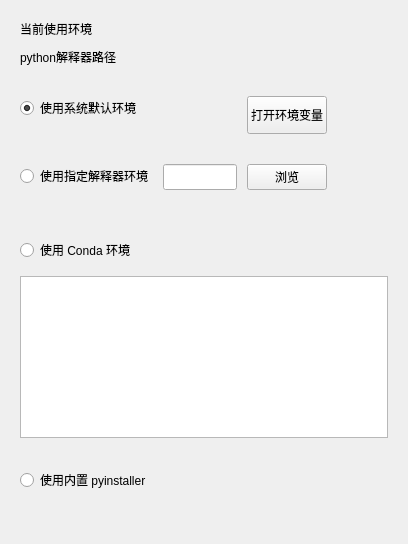
             <widget class="QWidget" name="tab_env">
              <attribute name="title">
               <string>运行环境</string>
              </attribute>
              <layout class="QVBoxLayout" name="verticalLayout_5">
               <property name="spacing">
                <number>10</number>
               </property>
               <property name="leftMargin">
                <number>10</number>
               </property>
               <property name="topMargin">
                <number>10</number>
               </property>
               <property name="rightMargin">
                <number>10</number>
               </property>
               <property name="bottomMargin">
                <number>10</number>
               </property>
               <item>
                <widget class="QWidget" name="wdg_currnt_env" native="true">
                 <property name="sizePolicy">
                  <sizepolicy hsizetype="Expanding" vsizetype="Expanding">
                   <horstretch>0</horstretch>
                   <verstretch>10</verstretch>
                  </sizepolicy>
                 </property>
                 <property name="wdg_group" stdset="0">
                  <string>area_widget</string>
                 </property>
                 <layout class="QHBoxLayout" name="horizontalLayout_20">
                  <property name="spacing">
                   <number>10</number>
                  </property>
                  <property name="leftMargin">
                   <number>10</number>
                  </property>
                  <property name="topMargin">
                   <number>10</number>
                  </property>
                  <property name="rightMargin">
                   <number>10</number>
                  </property>
                  <property name="bottomMargin">
                   <number>10</number>
                  </property>
                  <item>
                   <widget class="QWidget" name="widget_26" native="true">
                    <property name="sizePolicy">
                     <sizepolicy hsizetype="Expanding" vsizetype="Expanding">
                      <horstretch>100</horstretch>
                      <verstretch>0</verstretch>
                     </sizepolicy>
                    </property>
                    <layout class="QVBoxLayout" name="verticalLayout_12">
                     <property name="spacing">
                      <number>10</number>
                     </property>
                     <property name="leftMargin">
                      <number>0</number>
                     </property>
                     <property name="topMargin">
                      <number>0</number>
                     </property>
                     <property name="rightMargin">
                      <number>0</number>
                     </property>
                     <property name="bottomMargin">
                      <number>0</number>
                     </property>
                     <item>
                      <widget class="QWidget" name="widget_48" native="true">
                       <property name="sizePolicy">
                        <sizepolicy hsizetype="Expanding" vsizetype="Expanding">
                         <horstretch>0</horstretch>
                         <verstretch>0</verstretch>
                        </sizepolicy>
                       </property>
                       <layout class="QHBoxLayout" name="horizontalLayout_33">
                        <property name="spacing">
                         <number>10</number>
                        </property>
                        <property name="leftMargin">
                         <number>0</number>
                        </property>
                        <property name="topMargin">
                         <number>0</number>
                        </property>
                        <property name="rightMargin">
                         <number>0</number>
                        </property>
                        <property name="bottomMargin">
                         <number>0</number>
                        </property>
                        <item>
                         <widget class="QLabel" name="lb_env_current_title_page_setting_env">
                          <property name="sizePolicy">
                           <sizepolicy hsizetype="Expanding" vsizetype="Expanding">
                            <horstretch>40</horstretch>
                            <verstretch>0</verstretch>
                           </sizepolicy>
                          </property>
                          <property name="text">
                           <string>当前使用环境</string>
                          </property>
                         </widget>
                        </item>
                        <item>
                         <widget class="QLabel" name="lb_env_current_name_page_setting_env">
                          <property name="sizePolicy">
                           <sizepolicy hsizetype="Expanding" vsizetype="Expanding">
                            <horstretch>100</horstretch>
                            <verstretch>0</verstretch>
                           </sizepolicy>
                          </property>
                          <property name="text">
                           <string/>
                          </property>
                         </widget>
                        </item>
                       </layout>
                      </widget>
                     </item>
                     <item>
                      <widget class="QWidget" name="widget_49" native="true">
                       <property name="sizePolicy">
                        <sizepolicy hsizetype="Expanding" vsizetype="Expanding">
                         <horstretch>0</horstretch>
                         <verstretch>0</verstretch>
                        </sizepolicy>
                       </property>
                       <layout class="QHBoxLayout" name="horizontalLayout_32">
                        <property name="spacing">
                         <number>10</number>
                        </property>
                        <property name="leftMargin">
                         <number>0</number>
                        </property>
                        <property name="topMargin">
                         <number>0</number>
                        </property>
                        <property name="rightMargin">
                         <number>0</number>
                        </property>
                        <property name="bottomMargin">
                         <number>0</number>
                        </property>
                        <item>
                         <widget class="QLabel" name="lb_env_current_path_title_page_setting_env">
                          <property name="sizePolicy">
                           <sizepolicy hsizetype="Expanding" vsizetype="Expanding">
                            <horstretch>30</horstretch>
                            <verstretch>0</verstretch>
                           </sizepolicy>
                          </property>
                          <property name="text">
                           <string>python解释器路径</string>
                          </property>
                         </widget>
                        </item>
                        <item>
                         <widget class="QLabel" name="lb_env_current_path_page_setting_env">
                          <property name="sizePolicy">
                           <sizepolicy hsizetype="Expanding" vsizetype="Expanding">
                            <horstretch>100</horstretch>
                            <verstretch>0</verstretch>
                           </sizepolicy>
                          </property>
                          <property name="text">
                           <string/>
                          </property>
                         </widget>
                        </item>
                       </layout>
                      </widget>
                     </item>
                    </layout>
                   </widget>
                  </item>
                  <item>
                   <widget class="QLabel" name="lb_env_current_check_install_page_setting_env">
                    <property name="sizePolicy">
                     <sizepolicy hsizetype="Expanding" vsizetype="Expanding">
                      <horstretch>5</horstretch>
                      <verstretch>0</verstretch>
                     </sizepolicy>
                    </property>
                    <property name="text">
                     <string/>
                    </property>
                   </widget>
                  </item>
                 </layout>
                </widget>
               </item>
               <item>
                <widget class="QWidget" name="wdg_env_sys" native="true">
                 <property name="sizePolicy">
                  <sizepolicy hsizetype="Expanding" vsizetype="Expanding">
                   <horstretch>0</horstretch>
                   <verstretch>20</verstretch>
                  </sizepolicy>
                 </property>
                 <property name="wdg_group" stdset="0">
                  <string>area_widget</string>
                 </property>
                 <layout class="QHBoxLayout" name="horizontalLayout_30">
                  <property name="spacing">
                   <number>10</number>
                  </property>
                  <property name="leftMargin">
                   <number>10</number>
                  </property>
                  <property name="topMargin">
                   <number>10</number>
                  </property>
                  <property name="rightMargin">
                   <number>10</number>
                  </property>
                  <property name="bottomMargin">
                   <number>10</number>
                  </property>
                  <item>
                   <widget class="QWidget" name="widget_43" native="true">
                    <property name="sizePolicy">
                     <sizepolicy hsizetype="Expanding" vsizetype="Expanding">
                      <horstretch>100</horstretch>
                      <verstretch>0</verstretch>
                     </sizepolicy>
                    </property>
                    <layout class="QVBoxLayout" name="verticalLayout_23">
                     <property name="spacing">
                      <number>0</number>
                     </property>
                     <property name="leftMargin">
                      <number>0</number>
                     </property>
                     <property name="topMargin">
                      <number>0</number>
                     </property>
                     <property name="rightMargin">
                      <number>0</number>
                     </property>
                     <property name="bottomMargin">
                      <number>0</number>
                     </property>
                     <item>
                      <widget class="QWidget" name="widget_53" native="true">
                       <property name="sizePolicy">
                        <sizepolicy hsizetype="Expanding" vsizetype="Expanding">
                         <horstretch>0</horstretch>
                         <verstretch>0</verstretch>
                        </sizepolicy>
                       </property>
                       <layout class="QHBoxLayout" name="horizontalLayout_36">
                        <property name="spacing">
                         <number>10</number>
                        </property>
                        <property name="leftMargin">
                         <number>0</number>
                        </property>
                        <property name="topMargin">
                         <number>0</number>
                        </property>
                        <property name="rightMargin">
                         <number>0</number>
                        </property>
                        <property name="bottomMargin">
                         <number>0</number>
                        </property>
                        <item>
                         <widget class="QRadioButton" name="rb_env_sys">
                          <property name="sizePolicy">
                           <sizepolicy hsizetype="Expanding" vsizetype="Expanding">
                            <horstretch>10</horstretch>
                            <verstretch>0</verstretch>
                           </sizepolicy>
                          </property>
                          <property name="cursor">
                           <cursorShape>PointingHandCursor</cursorShape>
                          </property>
                          <property name="text">
                           <string>使用系统默认环境</string>
                          </property>
                          <property name="checked">
                           <bool>true</bool>
                          </property>
                         </widget>
                        </item>
                        <item>
                         <widget class="QLabel" name="lb_env_sys_name_page_setting_env">
                          <property name="sizePolicy">
                           <sizepolicy hsizetype="Expanding" vsizetype="Expanding">
                            <horstretch>100</horstretch>
                            <verstretch>0</verstretch>
                           </sizepolicy>
                          </property>
                          <property name="text">
                           <string/>
                          </property>
                         </widget>
                        </item>
                       </layout>
                      </widget>
                     </item>
                     <item>
                      <widget class="QLabel" name="lb_env_sys_path_page_setting_env">
                       <property name="sizePolicy">
                        <sizepolicy hsizetype="Expanding" vsizetype="Expanding">
                         <horstretch>0</horstretch>
                         <verstretch>0</verstretch>
                        </sizepolicy>
                       </property>
                       <property name="text">
                        <string/>
                       </property>
                      </widget>
                     </item>
                    </layout>
                   </widget>
                  </item>
                  <item>
                   <widget class="QPushButton" name="pb_env_sys_edit_page_setting_env">
                    <property name="sizePolicy">
                     <sizepolicy hsizetype="Expanding" vsizetype="Expanding">
                      <horstretch>10</horstretch>
                      <verstretch>0</verstretch>
                     </sizepolicy>
                    </property>
                    <property name="cursor">
                     <cursorShape>PointingHandCursor</cursorShape>
                    </property>
                    <property name="text">
                     <string>打开环境变量</string>
                    </property>
                   </widget>
                  </item>
                  <item>
                   <widget class="QWidget" name="widget_44" native="true">
                    <property name="sizePolicy">
                     <sizepolicy hsizetype="Expanding" vsizetype="Expanding">
                      <horstretch>14</horstretch>
                      <verstretch>0</verstretch>
                     </sizepolicy>
                    </property>
                   </widget>
                  </item>
                  <item>
                   <widget class="QLabel" name="lb_env_sys_check_install_page_setting_env">
                    <property name="sizePolicy">
                     <sizepolicy hsizetype="Expanding" vsizetype="Expanding">
                      <horstretch>5</horstretch>
                      <verstretch>0</verstretch>
                     </sizepolicy>
                    </property>
                    <property name="text">
                     <string/>
                    </property>
                   </widget>
                  </item>
                 </layout>
                </widget>
               </item>
               <item>
                <widget class="QWidget" name="wdg_env_specified" native="true">
                 <property name="sizePolicy">
                  <sizepolicy hsizetype="Expanding" vsizetype="Expanding">
                   <horstretch>0</horstretch>
                   <verstretch>10</verstretch>
                  </sizepolicy>
                 </property>
                 <property name="wdg_group" stdset="0">
                  <string>area_widget</string>
                 </property>
                 <layout class="QHBoxLayout" name="horizontalLayout_37">
                  <property name="spacing">
                   <number>10</number>
                  </property>
                  <property name="leftMargin">
                   <number>10</number>
                  </property>
                  <property name="topMargin">
                   <number>10</number>
                  </property>
                  <property name="rightMargin">
                   <number>10</number>
                  </property>
                  <property name="bottomMargin">
                   <number>10</number>
                  </property>
                  <item>
                   <widget class="QWidget" name="widget_24" native="true">
                    <property name="sizePolicy">
                     <sizepolicy hsizetype="Expanding" vsizetype="Expanding">
                      <horstretch>10</horstretch>
                      <verstretch>0</verstretch>
                     </sizepolicy>
                    </property>
                    <layout class="QVBoxLayout" name="verticalLayout_11">
                     <property name="spacing">
                      <number>0</number>
                     </property>
                     <property name="leftMargin">
                      <number>0</number>
                     </property>
                     <property name="topMargin">
                      <number>0</number>
                     </property>
                     <property name="rightMargin">
                      <number>0</number>
                     </property>
                     <property name="bottomMargin">
                      <number>0</number>
                     </property>
                     <item>
                      <widget class="QRadioButton" name="rb_env_specified">
                       <property name="sizePolicy">
                        <sizepolicy hsizetype="Expanding" vsizetype="Expanding">
                         <horstretch>0</horstretch>
                         <verstretch>0</verstretch>
                        </sizepolicy>
                       </property>
                       <property name="cursor">
                        <cursorShape>PointingHandCursor</cursorShape>
                       </property>
                       <property name="text">
                        <string>使用指定解释器环境</string>
                       </property>
                      </widget>
                     </item>
                     <item>
                      <widget class="QWidget" name="widget_25" native="true">
                       <property name="sizePolicy">
                        <sizepolicy hsizetype="Expanding" vsizetype="Expanding">
                         <horstretch>0</horstretch>
                         <verstretch>0</verstretch>
                        </sizepolicy>
                       </property>
                      </widget>
                     </item>
                    </layout>
                   </widget>
                  </item>
                  <item>
                   <widget class="QWidget" name="widget" native="true">
                    <property name="sizePolicy">
                     <sizepolicy hsizetype="Expanding" vsizetype="Expanding">
                      <horstretch>100</horstretch>
                      <verstretch>0</verstretch>
                     </sizepolicy>
                    </property>
                    <layout class="QVBoxLayout" name="verticalLayout_8">
                     <property name="spacing">
                      <number>0</number>
                     </property>
                     <property name="leftMargin">
                      <number>0</number>
                     </property>
                     <property name="topMargin">
                      <number>0</number>
                     </property>
                     <property name="rightMargin">
                      <number>0</number>
                     </property>
                     <property name="bottomMargin">
                      <number>0</number>
                     </property>
                     <item>
                      <widget class="QWidget" name="widget_23" native="true">
                       <property name="sizePolicy">
                        <sizepolicy hsizetype="Expanding" vsizetype="Expanding">
                         <horstretch>0</horstretch>
                         <verstretch>0</verstretch>
                        </sizepolicy>
                       </property>
                       <layout class="QHBoxLayout" name="horizontalLayout_19">
                        <property name="spacing">
                         <number>10</number>
                        </property>
                        <property name="leftMargin">
                         <number>0</number>
                        </property>
                        <property name="topMargin">
                         <number>0</number>
                        </property>
                        <property name="rightMargin">
                         <number>0</number>
                        </property>
                        <property name="bottomMargin">
                         <number>0</number>
                        </property>
                        <item>
                         <widget class="QLineEdit" name="le_env_specified_path_page_setting_env">
                          <property name="sizePolicy">
                           <sizepolicy hsizetype="Expanding" vsizetype="Expanding">
                            <horstretch>100</horstretch>
                            <verstretch>0</verstretch>
                           </sizepolicy>
                          </property>
                         </widget>
                        </item>
                        <item>
                         <widget class="QPushButton" name="pb_env_specified_browser_page_setting_env">
                          <property name="sizePolicy">
                           <sizepolicy hsizetype="Expanding" vsizetype="Expanding">
                            <horstretch>10</horstretch>
                            <verstretch>0</verstretch>
                           </sizepolicy>
                          </property>
                          <property name="cursor">
                           <cursorShape>PointingHandCursor</cursorShape>
                          </property>
                          <property name="text">
                           <string>浏览</string>
                          </property>
                         </widget>
                        </item>
                       </layout>
                      </widget>
                     </item>
                     <item>
                      <widget class="QLabel" name="lb_env_specified_hint_info_page_setting_env">
                       <property name="text">
                        <string/>
                       </property>
                      </widget>
                     </item>
                    </layout>
                   </widget>
                  </item>
                  <item>
                   <widget class="QWidget" name="widget_56" native="true">
                    <property name="sizePolicy">
                     <sizepolicy hsizetype="Expanding" vsizetype="Expanding">
                      <horstretch>20</horstretch>
                      <verstretch>0</verstretch>
                     </sizepolicy>
                    </property>
                   </widget>
                  </item>
                  <item>
                   <widget class="QLabel" name="lb_env_specified_check_install_page_setting_env">
                    <property name="sizePolicy">
                     <sizepolicy hsizetype="Expanding" vsizetype="Expanding">
                      <horstretch>5</horstretch>
                      <verstretch>0</verstretch>
                     </sizepolicy>
                    </property>
                    <property name="text">
                     <string/>
                    </property>
                   </widget>
                  </item>
                 </layout>
                </widget>
               </item>
               <item>
                <widget class="QWidget" name="wdg_env_conda" native="true">
                 <property name="sizePolicy">
                  <sizepolicy hsizetype="Expanding" vsizetype="Expanding">
                   <horstretch>0</horstretch>
                   <verstretch>100</verstretch>
                  </sizepolicy>
                 </property>
                 <property name="wdg_group" stdset="0">
                  <string>area_widget</string>
                 </property>
                 <layout class="QVBoxLayout" name="verticalLayout_27">
                  <property name="spacing">
                   <number>10</number>
                  </property>
                  <property name="leftMargin">
                   <number>10</number>
                  </property>
                  <property name="topMargin">
                   <number>10</number>
                  </property>
                  <property name="rightMargin">
                   <number>10</number>
                  </property>
                  <property name="bottomMargin">
                   <number>10</number>
                  </property>
                  <item>
                   <widget class="QWidget" name="widget_51" native="true">
                    <property name="sizePolicy">
                     <sizepolicy hsizetype="Expanding" vsizetype="Expanding">
                      <horstretch>0</horstretch>
                      <verstretch>20</verstretch>
                     </sizepolicy>
                    </property>
                    <layout class="QHBoxLayout" name="horizontalLayout_35">
                     <property name="spacing">
                      <number>10</number>
                     </property>
                     <property name="leftMargin">
                      <number>0</number>
                     </property>
                     <property name="topMargin">
                      <number>0</number>
                     </property>
                     <property name="rightMargin">
                      <number>0</number>
                     </property>
                     <property name="bottomMargin">
                      <number>0</number>
                     </property>
                     <item>
                      <widget class="QRadioButton" name="rb_env_conda">
                       <property name="sizePolicy">
                        <sizepolicy hsizetype="Expanding" vsizetype="Expanding">
                         <horstretch>30</horstretch>
                         <verstretch>0</verstretch>
                        </sizepolicy>
                       </property>
                       <property name="cursor">
                        <cursorShape>PointingHandCursor</cursorShape>
                       </property>
                       <property name="text">
                        <string>使用 Conda 环境</string>
                       </property>
                      </widget>
                     </item>
                     <item>
                      <widget class="QLabel" name="lb_env_conda_path_page_setting_env">
                       <property name="sizePolicy">
                        <sizepolicy hsizetype="Expanding" vsizetype="Expanding">
                         <horstretch>100</horstretch>
                         <verstretch>0</verstretch>
                        </sizepolicy>
                       </property>
                       <property name="text">
                        <string/>
                       </property>
                      </widget>
                     </item>
                     <item>
                      <widget class="QLabel" name="lb_env_conda_check_install_page_setting_env">
                       <property name="sizePolicy">
                        <sizepolicy hsizetype="Expanding" vsizetype="Expanding">
                         <horstretch>5</horstretch>
                         <verstretch>0</verstretch>
                        </sizepolicy>
                       </property>
                       <property name="text">
                        <string/>
                       </property>
                      </widget>
                     </item>
                    </layout>
                   </widget>
                  </item>
                  <item>
                   <widget class="QTableWidget" name="tbwdg_env_conda">
                    <property name="sizePolicy">
                     <sizepolicy hsizetype="Expanding" vsizetype="Expanding">
                      <horstretch>0</horstretch>
                      <verstretch>100</verstretch>
                     </sizepolicy>
                    </property>
                   </widget>
                  </item>
                 </layout>
                </widget>
               </item>
               <item>
                <widget class="QWidget" name="wdg_env_builtin" native="true">
                 <property name="sizePolicy">
                  <sizepolicy hsizetype="Expanding" vsizetype="Expanding">
                   <horstretch>0</horstretch>
                   <verstretch>10</verstretch>
                  </sizepolicy>
                 </property>
                 <property name="wdg_group" stdset="0">
                  <string>area_widget</string>
                 </property>
                 <layout class="QHBoxLayout" name="horizontalLayout_38">
                  <property name="spacing">
                   <number>10</number>
                  </property>
                  <property name="leftMargin">
                   <number>10</number>
                  </property>
                  <property name="topMargin">
                   <number>10</number>
                  </property>
                  <property name="rightMargin">
                   <number>10</number>
                  </property>
                  <property name="bottomMargin">
                   <number>10</number>
                  </property>
                  <item>
                   <widget class="QRadioButton" name="rb_env_builtin">
                    <property name="sizePolicy">
                     <sizepolicy hsizetype="Expanding" vsizetype="Expanding">
                      <horstretch>10</horstretch>
                      <verstretch>0</verstretch>
                     </sizepolicy>
                    </property>
                    <property name="cursor">
                     <cursorShape>PointingHandCursor</cursorShape>
                    </property>
                    <property name="text">
                     <string>使用内置 pyinstaller</string>
                    </property>
                   </widget>
                  </item>
                 </layout>
                </widget>
               </item>
               <item>
                <widget class="QWidget" name="widget_35" native="true">
                 <property name="sizePolicy">
                  <sizepolicy hsizetype="Expanding" vsizetype="Expanding">
                   <horstretch>0</horstretch>
                   <verstretch>10</verstretch>
                  </sizepolicy>
                 </property>
                </widget>
               </item>
              </layout>
             </widget>
